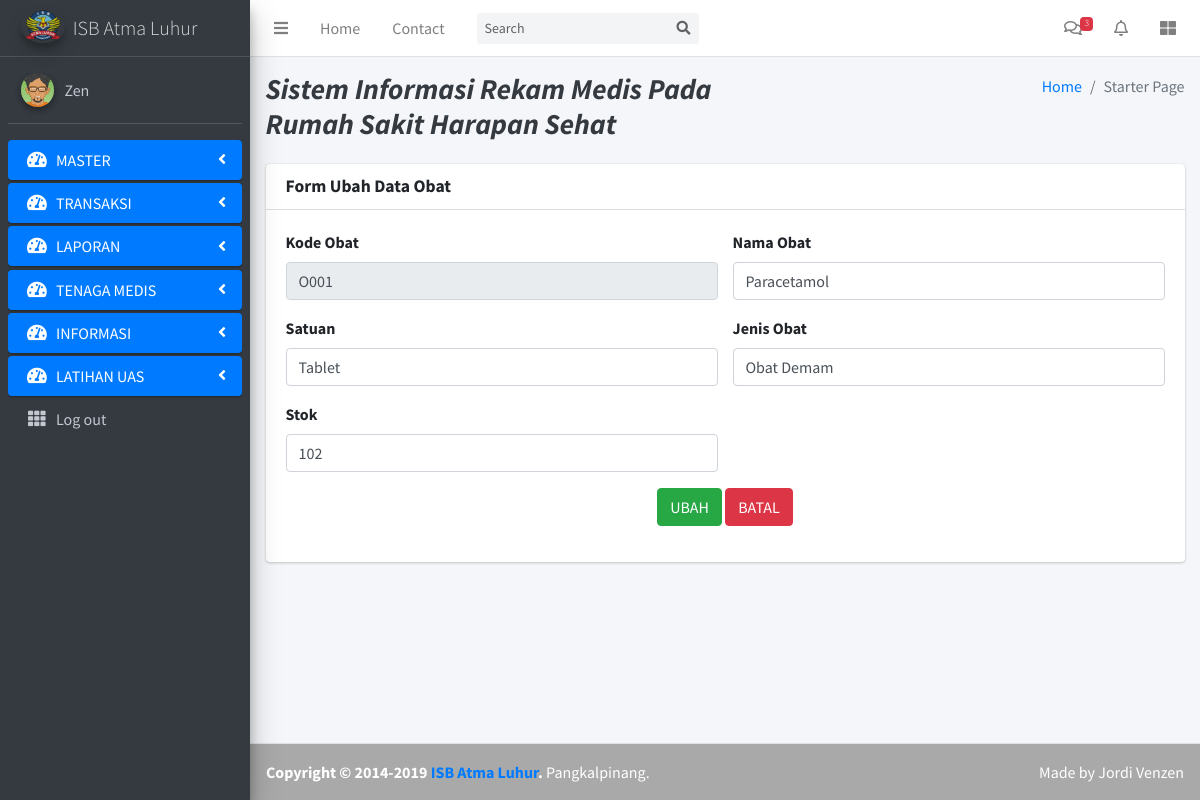
Screenshot of /index.php?page=edit_obat&kd_obat=O001 (signed in) with the database file from the repository.
### tables this page shows
CREATE TABLE `obat` (
  `kd_obat` varchar(5) NOT NULL,
  `nm_obat` varchar(50) NOT NULL,
  `satuan` varchar(20) NOT NULL,
  `jenis_obat` varchar(25) NOT NULL,
  `stok` int(3) NOT NULL
);

### page/edit_obat.php (the view, shortened to what this page needs)
<section class="content">
    <div class="container-fluid">
        <div class="row">
            <div class="col-md-12">
                <div class="card">
                    <div class="card-header">
                        <h3 class="card-title"><B>Form Ubah Data Obat</B></h3>
                    </div>
                    <?php
$kd_obat = $_GET['kd_obat'];
$sql = mysqli_query($koneksi, "SELECT * FROM obat WHERE kd_obat ='$kd_obat'");
$result = mysqli_fetch_array($sql);
?>
                    <div class="card-body">
                        <form role="form" method="post">
                            <div class="row">
                                <div class="col-sm-6">
                                    <div class="form-group">
                                        <label>Kode Obat</label>
                                        <input type="text" name="kd_obat" class="form-control" value="<?php echo $kd_obat; ?>" readonly>
                                    </div>
                                </div>
                                <div class="col-sm-6">
                                    <div class="form-group">
                                        <label>Nama Obat</label>
                                        <input type="text" name="nm_obat" class="form-control" placeholder="Masukan Nama Obat" value="<?php echo $result['nm_obat']; ?>">
                                    </div>
                                </div>
                            </div>
                            <div class="row">
                                <div class="col-sm-6">
                                    <div class="form-group">
                                        <label>Satuan</label>
                                        <input type="text" name="satuan" class="form-control" placeholder="Masukan Satuan Obat" value="<?php echo $result['satuan']; ?>">
                                    </div>
                                </div>
                                <div class="col-sm-6">
                                    <div class="form-group">
                                        <label>Jenis Obat</label>
                                        <input type="text" name="jenis_obat" class="form-control" placeholder="Masukan Jenis Obat" value="<?php echo $result['jenis_obat']; ?>">
                                    </div>
                                </div>
                            </div>
                            <div class="row">
                                <div class="col-sm-6">
                                    <div class="form-group">
                                        <label>Stok</label>
                                        <input type="text" name="stok" class="form-control" placeholder="Masukan Stok Obat" value="<?php echo $result['stok']; ?>">
                                    </div>
                                </div>
                            </div>
                        <div class="row">
                            <div class="col-sm-12" align="center">
                                <div class="item form-group">
                                    <div class="col-md-12 col-sm-12">
                                        <button type="submit" class="btn btn-success" name="ubah">UBAH</button>
                                        <button class="btn btn-danger" type="reset">BATAL</button>
                                    </div>
                                </div>
                            </div>
                        </div>
                    </form>
                    </div>
                </div>
            </div>
        </div>
    </div>
</section>

### rows the page displays
obat: nm_obat "Paracetamol", satuan "Tablet", jenis_obat "Obat Demam", stok "102"

### other values shown
$_SESSION['username'] "Zen"
